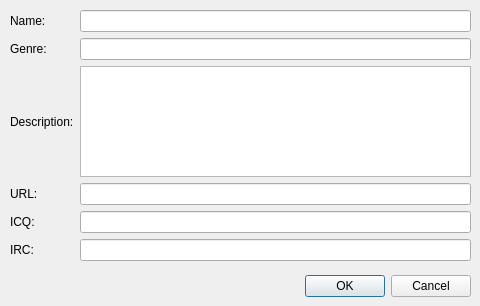
<?xml version="1.0" encoding="UTF-8"?>
<ui version="4.0">
 <class>StreamInfoDialog</class>
 <widget class="QDialog" name="StreamInfoDialog">
  <property name="geometry">
   <rect>
    <x>0</x>
    <y>0</y>
    <width>480</width>
    <height>306</height>
   </rect>
  </property>
  <property name="windowTitle">
   <string>Stream Info</string>
  </property>
  <widget class="QDialogButtonBox" name="buttonBox">
   <property name="geometry">
    <rect>
     <x>10</x>
     <y>270</y>
     <width>461</width>
     <height>32</height>
    </rect>
   </property>
   <property name="orientation">
    <enum>Qt::Horizontal</enum>
   </property>
   <property name="standardButtons">
    <set>QDialogButtonBox::Cancel|QDialogButtonBox::Ok</set>
   </property>
  </widget>
  <widget class="QWidget" name="layoutWidget">
   <property name="geometry">
    <rect>
     <x>10</x>
     <y>10</y>
     <width>461</width>
     <height>251</height>
    </rect>
   </property>
   <layout class="QGridLayout" name="gridLayout">
    <item row="1" column="1">
     <widget class="QLineEdit" name="edGenre"/>
    </item>
    <item row="1" column="0">
     <widget class="QLabel" name="label_2">
      <property name="text">
       <string>Genre:</string>
      </property>
     </widget>
    </item>
    <item row="3" column="1">
     <widget class="QLineEdit" name="edUrl"/>
    </item>
    <item row="2" column="0">
     <widget class="QLabel" name="label_3">
      <property name="text">
       <string>Description:</string>
      </property>
     </widget>
    </item>
    <item row="3" column="0">
     <widget class="QLabel" name="label_4">
      <property name="text">
       <string>URL:</string>
      </property>
     </widget>
    </item>
    <item row="4" column="0">
     <widget class="QLabel" name="label_5">
      <property name="text">
       <string>ICQ:</string>
      </property>
     </widget>
    </item>
    <item row="4" column="1">
     <widget class="QLineEdit" name="edIcq"/>
    </item>
    <item row="0" column="0">
     <widget class="QLabel" name="label">
      <property name="text">
       <string>Name:</string>
      </property>
     </widget>
    </item>
    <item row="0" column="1">
     <widget class="QLineEdit" name="edName"/>
    </item>
    <item row="5" column="0">
     <widget class="QLabel" name="label_6">
      <property name="text">
       <string>IRC:</string>
      </property>
     </widget>
    </item>
    <item row="5" column="1">
     <widget class="QLineEdit" name="edIrc"/>
    </item>
    <item row="2" column="1">
     <widget class="QTextEdit" name="edDescription">
      <property name="acceptRichText">
       <bool>false</bool>
      </property>
     </widget>
    </item>
   </layout>
  </widget>
 </widget>
 <tabstops>
  <tabstop>edName</tabstop>
  <tabstop>edGenre</tabstop>
  <tabstop>edUrl</tabstop>
  <tabstop>edIcq</tabstop>
  <tabstop>edIrc</tabstop>
  <tabstop>buttonBox</tabstop>
 </tabstops>
 <resources/>
 <connections>
  <connection>
   <sender>buttonBox</sender>
   <signal>accepted()</signal>
   <receiver>StreamInfoDialog</receiver>
   <slot>accept()</slot>
   <hints>
    <hint type="sourcelabel">
     <x>248</x>
     <y>254</y>
    </hint>
    <hint type="destinationlabel">
     <x>157</x>
     <y>274</y>
    </hint>
   </hints>
  </connection>
  <connection>
   <sender>buttonBox</sender>
   <signal>rejected()</signal>
   <receiver>StreamInfoDialog</receiver>
   <slot>reject()</slot>
   <hints>
    <hint type="sourcelabel">
     <x>316</x>
     <y>260</y>
    </hint>
    <hint type="destinationlabel">
     <x>286</x>
     <y>274</y>
    </hint>
   </hints>
  </connection>
 </connections>
</ui>
